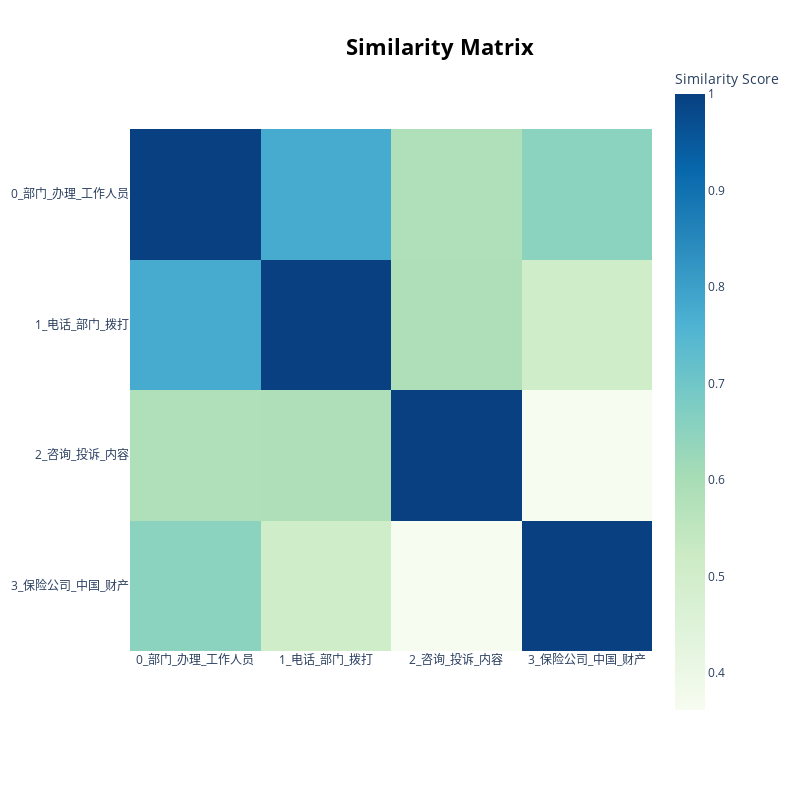

This figure's notebook cell:
### Code cell
topic_model.visualize_heatmap()

### Figure 1 — Plotly figure (JSON) as saved in the notebook; plotly's stock layout.template omitted (floating-point values rounded to 4 significant figures)
{"data": [{"coloraxis": "coloraxis", "hovertemplate": "x: %{x}<br>y: %{y}<br>Similarity Score: %{z}<extra></extra>", "name": "0", "type": "heatmap", "x": ["0_部门_办理_工作人员", "1_电话_部门_拨打", "2_咨询_投诉_内容", "3_保险公司_中国_财产"], "xaxis": "x", "y": ["0_部门_办理_工作人员", "1_电话_部门_拨打", "2_咨询_投诉_内容", "3_保险公司_中国_财产"], "yaxis": "y", "z": [[1.0, 0.7767, 0.5827, 0.652], [0.7767, 1, 0.588, 0.5042], [0.5827, 0.588, 1.0, 0.3617], [0.652, 0.5042, 0.3617, 1.0]]}], "layout": {"coloraxis": {"colorbar": {"title": {"text": "Similarity Score"}}, "colorscale": [[0, "rgb(247,252,240)"], [0.125, "rgb(224,243,219)"], [0.25, "rgb(204,235,197)"], [0.375, "rgb(168,221,181)"], [0.5, "rgb(123,204,196)"], [0.625, "rgb(78,179,211)"], [0.75, "rgb(43,140,190)"], [0.875, "rgb(8,104,172)"], [1, "rgb(8,64,129)"]]}, "height": 800, "hoverlabel": {"bgcolor": "white", "font": {"family": "Rockwell", "size": 16}}, "legend": {"title": {"text": "Trend"}}, "margin": {"t": 60}, "showlegend": true, "title": {"font": {"color": "Black", "size": 22}, "text": "<b>Similarity Matrix</b>", "x": 0.55, "xanchor": "center", "y": 0.95, "yanchor": "top"}, "width": 800, "xaxis": {"anchor": "y", "constrain": "domain", "domain": [0, 1], "scaleanchor": "y"}, "yaxis": {"anchor": "x", "autorange": "reversed", "constrain": "domain", "domain": [0, 1]}}}
